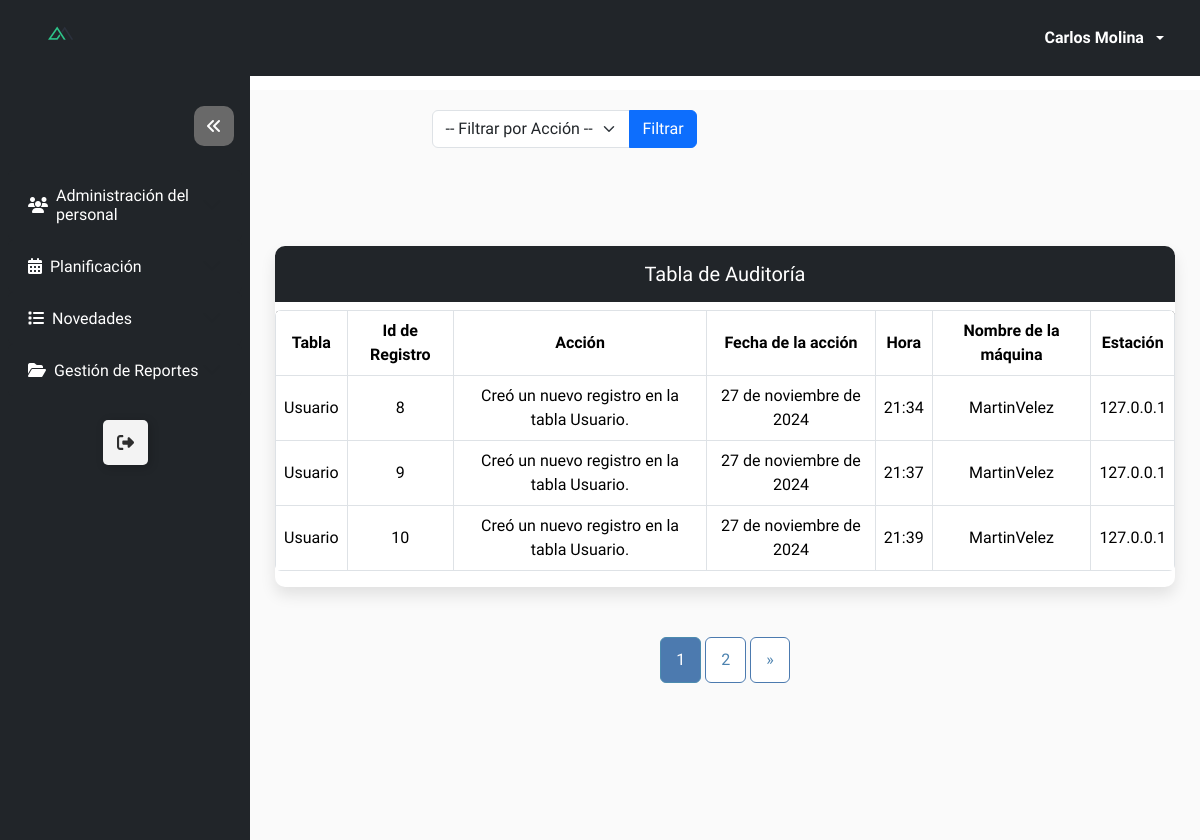
The page /auditoria/listar_auditoria/ (signed in) on the database as committed earlier.
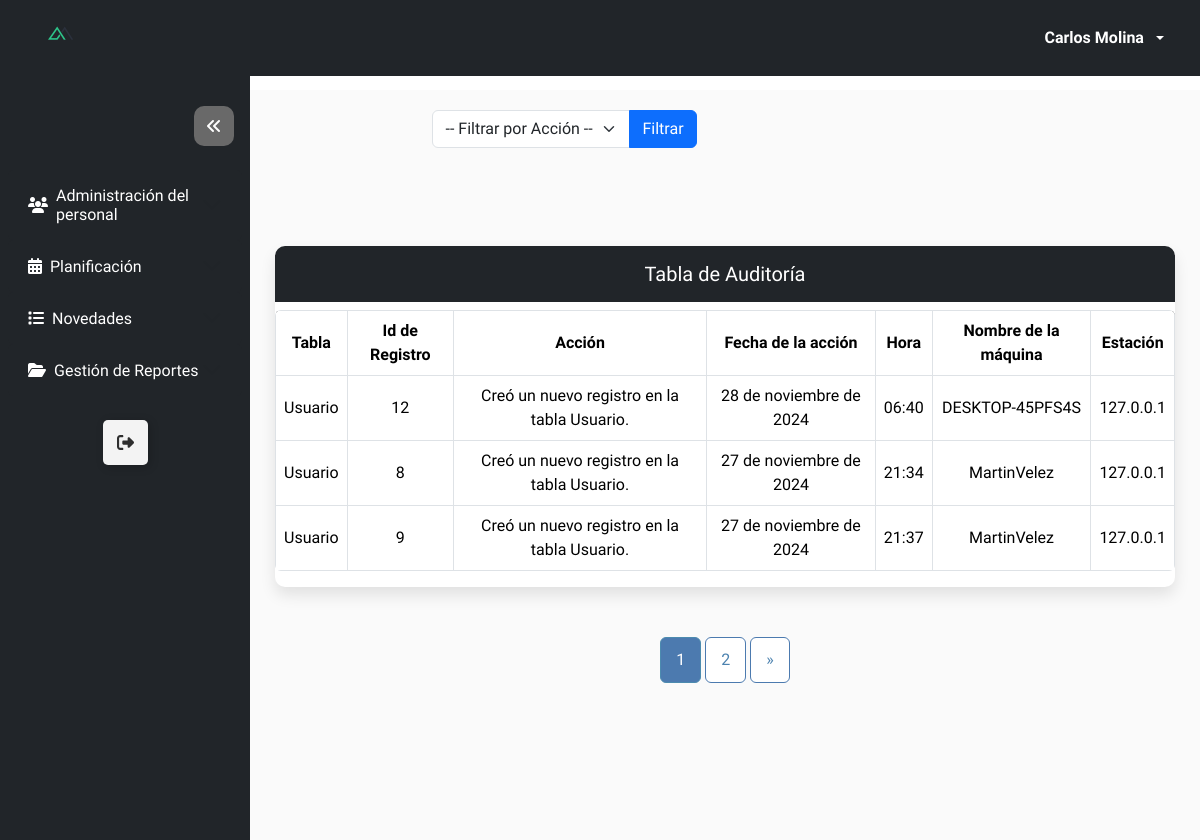
The same page on the database as committed later.
### Modulos/Auditoria/models.py (models this page shows, shortened)
class AuditoriaUser(models.Model):
    class AccionChoices(models.TextChoices):
        MODIFICAR = 'M', 'Modificar'
        CREAR = 'C', 'Crear'
        ELIMINAR = 'E', 'Eliminar'
        INACTIVAR = 'I', 'Inactivar'
        ACTIVAR = 'A', 'Activar'
        BLOQUEO = 'B', 'Bloqueo'
        ADVERTENCIA = 'ADV', 'Advertencia'
    usuario = models.ForeignKey(
        Usuario,
        on_delete=models.PROTECT,
        verbose_name='Usuario'
    )
    accion = models.CharField(
        max_length=3,
        choices=AccionChoices.choices,
        verbose_name='Acción'
    )
    tabla = models.CharField(max_length=100, verbose_name='Tabla')
    registro_id = models.IntegerField(verbose_name='ID de Registro')
    descripcion = models.TextField(verbose_name='Descripción de la Acción', null=True, blank=True)
    fecha = models.DateField(auto_now_add=True, verbose_name='Fecha y Hora')
    hora = models.TimeField(auto_now_add=True, verbose_name='Hora')
    nombre_maquina = models.CharField(max_length=100, verbose_name='Nombre de la Máquina', null=True, blank=True)
    estacion = models.CharField(max_length=100, verbose_name='Estación', null=True, blank=True)
    class Meta:
        verbose_name = 'Auditoría de Usuario'
        verbose_name_plural = 'Auditorías de Usuarios'
        ordering = ('-fecha',)

### Modulos/Auditoria/views.py (the view)
# urls.py: path('listar_auditoria/', Auditoria_View.as_view(), name = 'listar_auditoria')
class Auditoria_View(LoginRequiredMixin, RoleRequiredMixin, ListView):
    template_name = 'listar_auditoria.html'
    context_object_name = 'auditoria'
    model = AuditoriaUser
    required_role = 'Coordinador'
    paginate_by = 3
    def get_queryset(self):
        query = self.request.GET.get('query')
        queryset = super().get_queryset()
        if query:  # Si se selecciona un filtro, aplicarlo
            queryset = queryset.filter(accion=query)
        return queryset
    def get_context_data(self, **kwargs):
        context = super().get_context_data(**kwargs)
        context['dir_search'] = self.request.path
        context['query'] = self.request.GET.get('query', '')
        context['title_table'] = 'Tabla de Auditoría'
        context['acciones'] = AuditoriaUser.AccionChoices.choices  # Lista de acciones disponibles
        return context

### Modulos/Login/mixin.py (called while the page is built)
    def dispatch(self, request, *args, **kwargs):
        if not request.user.rol or request.user.rol.name != self.required_role:
            return redirect(reverse('login:acceso_restringido'))
        return super().dispatch(request, *args, **kwargs)

### Modulos/Login/utils.py (called while the page is built)
def configuracion_completa():
    rol = Rol.objects.filter(name='Coordinador', estado=True).exists()
    usuario_coordinador = Usuario.objects.filter(rol__name='Coordinador', estado=True).exists()
    return rol and usuario_coordinador

### Modulos/Auditoria/templates/listar_auditoria.html (shortened to what this page needs)
{% extends 'modulos.html' %}
{% load static %}
{% block search %}
<form method="GET" action="{{ dir_search }}" class="mb-3">
    <div class="input-group">
        <select name="query" class="form-select">
            <option value="">-- Filtrar por Acción --</option>
        </select>
        <button type="submit" class="btn btn-primary">Filtrar</button>
    </div>
</form>
{% endblock %}
{% block thead %}
<th> Tabla </th>
<th> Id de Registro </th>
<th> Acción </th>
<th> Fecha de la acción </th>
<th> Hora </th>
<th> Nombre de la máquina </th>
<th> Estación </th>
{% endblock %}
{% block tbody %}
{% for i in auditoria %}
<tr>
    <td> {{ i.tabla }} </td>
    <td> {{ i.registro_id }} </td>
    <td> {{ i.descripcion }} </td>
    <td> {{ i.fecha }} </td>
    <td> {{ i.hora }} </td>
    <td> {{ i.nombre_maquina }} </td>
    <td> {{ i.estacion }} </td>
</tr>
{% endfor %}
{% endblock %}

Rows that differ between the two databases and show on the page:
no longer on this page (row unchanged): AuditoriaUser: tabla "Usuario", registro_id "10", descripcion "Creó un nuevo registro en la tabla Usuario.", fecha "27 de noviembre de 2024", hora "21:39", nombre_maquina "MartinVelez", estacion "127.0.0.1"
added AuditoriaUser: tabla "Usuario", registro_id "12", descripcion "Creó un nuevo registro en la tabla Usuario.", fecha "28 de noviembre de 2024", hora "06:40", nombre_maquina "DESKTOP-45PFS4S", estacion "127.0.0.1"
